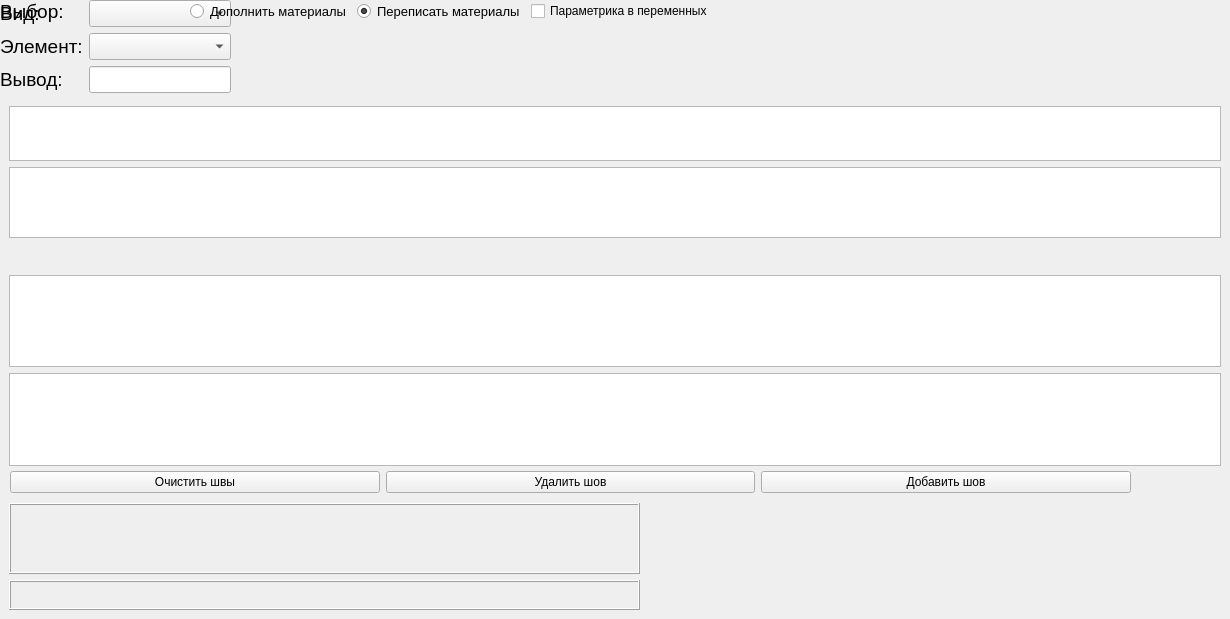
<?xml version="1.0" encoding="UTF-8"?>
<ui version="4.0">
 <class>Dialog</class>
 <widget class="QDialog" name="Dialog">
  <property name="geometry">
   <rect>
    <x>0</x>
    <y>0</y>
    <width>1230</width>
    <height>619</height>
   </rect>
  </property>
  <property name="windowTitle">
   <string>Dialog</string>
  </property>
  <widget class="QTextEdit" name="textEdit">
   <property name="geometry">
    <rect>
     <x>9</x>
     <y>106</y>
     <width>1212</width>
     <height>55</height>
    </rect>
   </property>
   <property name="maximumSize">
    <size>
     <width>16777215</width>
     <height>55</height>
    </size>
   </property>
   <property name="cursor" stdset="0">
    <cursorShape>UpArrowCursor</cursorShape>
   </property>
   <property name="focusPolicy">
    <enum>Qt::NoFocus</enum>
   </property>
   <property name="frameShape">
    <enum>QFrame::StyledPanel</enum>
   </property>
   <property name="frameShadow">
    <enum>QFrame::Raised</enum>
   </property>
   <property name="readOnly">
    <bool>true</bool>
   </property>
   <property name="markdown">
    <string/>
   </property>
   <property name="html">
    <string>&lt;!DOCTYPE HTML PUBLIC &quot;-//W3C//DTD HTML 4.0//EN&quot; &quot;http://www.w3.org/TR/REC-html40/strict.dtd&quot;&gt;
&lt;html&gt;&lt;head&gt;&lt;meta name=&quot;qrichtext&quot; content=&quot;1&quot; /&gt;&lt;style type=&quot;text/css&quot;&gt;
p, li { white-space: pre-wrap; }
&lt;/style&gt;&lt;/head&gt;&lt;body style=&quot; font-family:'MS Shell Dlg 2'; font-size:8.25pt; font-weight:400; font-style:normal;&quot;&gt;
&lt;p style=&quot;-qt-paragraph-type:empty; margin-top:0px; margin-bottom:0px; margin-left:0px; margin-right:0px; -qt-block-indent:0; text-indent:0px;&quot;&gt;&lt;br /&gt;&lt;/p&gt;&lt;/body&gt;&lt;/html&gt;</string>
   </property>
  </widget>
  <widget class="QTableWidget" name="tbl_filtr">
   <property name="geometry">
    <rect>
     <x>9</x>
     <y>167</y>
     <width>1212</width>
     <height>71</height>
    </rect>
   </property>
   <property name="minimumSize">
    <size>
     <width>0</width>
     <height>71</height>
    </size>
   </property>
   <property name="maximumSize">
    <size>
     <width>16777215</width>
     <height>71</height>
    </size>
   </property>
   <property name="font">
    <font>
     <pointsize>12</pointsize>
    </font>
   </property>
   <property name="focusPolicy">
    <enum>Qt::ClickFocus</enum>
   </property>
   <property name="selectionMode">
    <enum>QAbstractItemView::ContiguousSelection</enum>
   </property>
   <property name="selectionBehavior">
    <enum>QAbstractItemView::SelectItems</enum>
   </property>
  </widget>
  <widget class="QTableWidget" name="tab_vib">
   <property name="geometry">
    <rect>
     <x>9</x>
     <y>275</y>
     <width>1212</width>
     <height>92</height>
    </rect>
   </property>
   <property name="font">
    <font>
     <pointsize>12</pointsize>
    </font>
   </property>
   <property name="focusPolicy">
    <enum>Qt::ClickFocus</enum>
   </property>
   <property name="selectionMode">
    <enum>QAbstractItemView::ContiguousSelection</enum>
   </property>
   <property name="selectionBehavior">
    <enum>QAbstractItemView::SelectItems</enum>
   </property>
  </widget>
  <widget class="QTableWidget" name="tbl_summ_vib">
   <property name="geometry">
    <rect>
     <x>9</x>
     <y>373</y>
     <width>1212</width>
     <height>93</height>
    </rect>
   </property>
  </widget>
  <widget class="QLabel" name="lbl_prim">
   <property name="geometry">
    <rect>
     <x>9</x>
     <y>503</y>
     <width>631</width>
     <height>71</height>
    </rect>
   </property>
   <property name="minimumSize">
    <size>
     <width>631</width>
     <height>71</height>
    </size>
   </property>
   <property name="font">
    <font>
     <pointsize>10</pointsize>
    </font>
   </property>
   <property name="frameShape">
    <enum>QFrame::Box</enum>
   </property>
   <property name="frameShadow">
    <enum>QFrame::Raised</enum>
   </property>
   <property name="text">
    <string/>
   </property>
  </widget>
  <widget class="QLabel" name="lbl_info_dxf">
   <property name="geometry">
    <rect>
     <x>9</x>
     <y>580</y>
     <width>631</width>
     <height>30</height>
    </rect>
   </property>
   <property name="minimumSize">
    <size>
     <width>631</width>
     <height>30</height>
    </size>
   </property>
   <property name="maximumSize">
    <size>
     <width>16777215</width>
     <height>30</height>
    </size>
   </property>
   <property name="font">
    <font>
     <pointsize>14</pointsize>
    </font>
   </property>
   <property name="frameShape">
    <enum>QFrame::Box</enum>
   </property>
   <property name="frameShadow">
    <enum>QFrame::Raised</enum>
   </property>
   <property name="text">
    <string/>
   </property>
  </widget>
  <widget class="QWidget" name="">
   <layout class="QHBoxLayout" name="horizontalLayout">
    <item>
     <layout class="QVBoxLayout" name="verticalLayout">
      <item>
       <widget class="QLabel" name="label">
        <property name="maximumSize">
         <size>
          <width>88</width>
          <height>16777215</height>
         </size>
        </property>
        <property name="font">
         <font>
          <pointsize>14</pointsize>
         </font>
        </property>
        <property name="text">
         <string>Вид:</string>
        </property>
       </widget>
      </item>
      <item>
       <widget class="QLabel" name="label_2">
        <property name="maximumSize">
         <size>
          <width>88</width>
          <height>16777215</height>
         </size>
        </property>
        <property name="font">
         <font>
          <pointsize>14</pointsize>
         </font>
        </property>
        <property name="text">
         <string>Элемент:</string>
        </property>
       </widget>
      </item>
      <item>
       <widget class="QLabel" name="label_3">
        <property name="font">
         <font>
          <pointsize>14</pointsize>
         </font>
        </property>
        <property name="text">
         <string>Вывод:</string>
        </property>
       </widget>
      </item>
     </layout>
    </item>
    <item>
     <layout class="QVBoxLayout" name="verticalLayout_2">
      <item>
       <widget class="QComboBox" name="combo1">
        <property name="enabled">
         <bool>true</bool>
        </property>
        <property name="font">
         <font>
          <pointsize>12</pointsize>
         </font>
        </property>
       </widget>
      </item>
      <item>
       <widget class="QComboBox" name="combo2">
        <property name="font">
         <font>
          <pointsize>12</pointsize>
         </font>
        </property>
       </widget>
      </item>
      <item>
       <widget class="QLineEdit" name="lineEdit">
        <property name="font">
         <font>
          <pointsize>12</pointsize>
         </font>
        </property>
        <property name="text">
         <string/>
        </property>
       </widget>
      </item>
     </layout>
    </item>
   </layout>
  </widget>
  <widget class="QWidget" name="">
   <layout class="QHBoxLayout" name="horizontalLayout_2">
    <item>
     <widget class="QLabel" name="label_4">
      <property name="font">
       <font>
        <pointsize>14</pointsize>
       </font>
      </property>
      <property name="text">
       <string>Выбор:</string>
      </property>
     </widget>
    </item>
    <item>
     <spacer name="horizontalSpacer">
      <property name="orientation">
       <enum>Qt::Horizontal</enum>
      </property>
      <property name="sizeType">
       <enum>QSizePolicy::Ignored</enum>
      </property>
      <property name="sizeHint" stdset="0">
       <size>
        <width>120</width>
        <height>20</height>
       </size>
      </property>
     </spacer>
    </item>
    <item>
     <widget class="QRadioButton" name="optbtn_new_mat">
      <property name="font">
       <font>
        <pointsize>10</pointsize>
       </font>
      </property>
      <property name="text">
       <string>Дополнить материалы</string>
      </property>
      <property name="checked">
       <bool>false</bool>
      </property>
     </widget>
    </item>
    <item>
     <widget class="QRadioButton" name="optbtn_dop_mat">
      <property name="font">
       <font>
        <pointsize>10</pointsize>
       </font>
      </property>
      <property name="text">
       <string>Переписать материалы</string>
      </property>
      <property name="checked">
       <bool>true</bool>
      </property>
     </widget>
    </item>
    <item>
     <widget class="QCheckBox" name="chbox_edit_combos">
      <property name="text">
       <string>Параметрика в переменных</string>
      </property>
     </widget>
    </item>
   </layout>
  </widget>
  <widget class="QWidget" name="">
   <property name="geometry">
    <rect>
     <x>10</x>
     <y>470</y>
     <width>1121</width>
     <height>25</height>
    </rect>
   </property>
   <layout class="QHBoxLayout" name="horizontalLayout_3">
    <item>
     <widget class="QPushButton" name="btn_del_welds">
      <property name="focusPolicy">
       <enum>Qt::NoFocus</enum>
      </property>
      <property name="text">
       <string>Очистить швы</string>
      </property>
     </widget>
    </item>
    <item>
     <widget class="QPushButton" name="btn_del_one_weld">
      <property name="focusPolicy">
       <enum>Qt::NoFocus</enum>
      </property>
      <property name="text">
       <string>Удалить шов</string>
      </property>
     </widget>
    </item>
    <item>
     <widget class="QPushButton" name="btn_add_weld">
      <property name="focusPolicy">
       <enum>Qt::NoFocus</enum>
      </property>
      <property name="text">
       <string>Добавить шов</string>
      </property>
     </widget>
    </item>
   </layout>
  </widget>
 </widget>
 <resources/>
 <connections/>
</ui>
